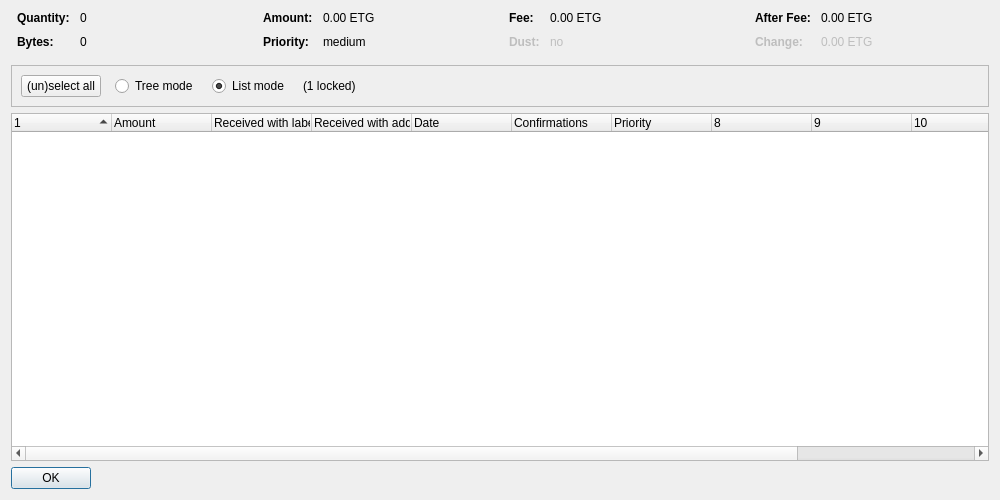
<?xml version="1.0" encoding="UTF-8"?>
<ui version="4.0">
 <class>CoinControlDialog</class>
 <widget class="QDialog" name="CoinControlDialog">
  <property name="geometry">
   <rect>
    <x>0</x>
    <y>0</y>
    <width>1000</width>
    <height>500</height>
   </rect>
  </property>
  <property name="windowTitle">
   <string>Coin Selection</string>
  </property>
  <layout class="QVBoxLayout" name="verticalLayout">
   <item>
    <layout class="QHBoxLayout" name="horizontalLayoutTop" stretch="0,0,0,0">
     <property name="topMargin">
      <number>0</number>
     </property>
     <property name="bottomMargin">
      <number>10</number>
     </property>
     <item>
      <layout class="QFormLayout" name="formLayoutCoinControl1">
       <property name="horizontalSpacing">
        <number>10</number>
       </property>
       <property name="verticalSpacing">
        <number>10</number>
       </property>
       <property name="leftMargin">
        <number>6</number>
       </property>
       <property name="rightMargin">
        <number>6</number>
       </property>
       <item row="0" column="0">
        <widget class="QLabel" name="labelCoinControlQuantityText">
         <property name="font">
          <font>
           <weight>75</weight>
           <bold>true</bold>
          </font>
         </property>
         <property name="text">
          <string>Quantity:</string>
         </property>
        </widget>
       </item>
       <item row="0" column="1">
        <widget class="QLabel" name="labelCoinControlQuantity">
         <property name="cursor">
          <cursorShape>IBeamCursor</cursorShape>
         </property>
         <property name="contextMenuPolicy">
          <enum>Qt::ActionsContextMenu</enum>
         </property>
         <property name="text">
          <string notr="true">0</string>
         </property>
         <property name="textInteractionFlags">
          <set>Qt::LinksAccessibleByMouse|Qt::TextSelectableByKeyboard|Qt::TextSelectableByMouse</set>
         </property>
        </widget>
       </item>
       <item row="1" column="0">
        <widget class="QLabel" name="labelCoinControlBytesText">
         <property name="font">
          <font>
           <weight>75</weight>
           <bold>true</bold>
          </font>
         </property>
         <property name="text">
          <string>Bytes:</string>
         </property>
        </widget>
       </item>
       <item row="1" column="1">
        <widget class="QLabel" name="labelCoinControlBytes">
         <property name="cursor">
          <cursorShape>IBeamCursor</cursorShape>
         </property>
         <property name="contextMenuPolicy">
          <enum>Qt::ActionsContextMenu</enum>
         </property>
         <property name="text">
          <string notr="true">0</string>
         </property>
         <property name="textInteractionFlags">
          <set>Qt::LinksAccessibleByMouse|Qt::TextSelectableByKeyboard|Qt::TextSelectableByMouse</set>
         </property>
        </widget>
       </item>
      </layout>
     </item>
     <item>
      <layout class="QFormLayout" name="formLayoutCoinControl2">
       <property name="horizontalSpacing">
        <number>10</number>
       </property>
       <property name="verticalSpacing">
        <number>10</number>
       </property>
       <property name="leftMargin">
        <number>6</number>
       </property>
       <property name="rightMargin">
        <number>6</number>
       </property>
       <item row="0" column="0">
        <widget class="QLabel" name="labelCoinControlAmountText">
         <property name="font">
          <font>
           <weight>75</weight>
           <bold>true</bold>
          </font>
         </property>
         <property name="text">
          <string>Amount:</string>
         </property>
        </widget>
       </item>
       <item row="0" column="1">
        <widget class="QLabel" name="labelCoinControlAmount">
         <property name="cursor">
          <cursorShape>IBeamCursor</cursorShape>
         </property>
         <property name="contextMenuPolicy">
          <enum>Qt::ActionsContextMenu</enum>
         </property>
         <property name="text">
          <string notr="true">0.00 ETG</string>
         </property>
         <property name="textInteractionFlags">
          <set>Qt::LinksAccessibleByMouse|Qt::TextSelectableByKeyboard|Qt::TextSelectableByMouse</set>
         </property>
        </widget>
       </item>
       <item row="1" column="0">
        <widget class="QLabel" name="labelCoinControlPriorityText">
         <property name="font">
          <font>
           <weight>75</weight>
           <bold>true</bold>
          </font>
         </property>
         <property name="text">
          <string>Priority:</string>
         </property>
        </widget>
       </item>
       <item row="1" column="1">
        <widget class="QLabel" name="labelCoinControlPriority">
         <property name="cursor">
          <cursorShape>IBeamCursor</cursorShape>
         </property>
         <property name="contextMenuPolicy">
          <enum>Qt::ActionsContextMenu</enum>
         </property>
         <property name="text">
          <string notr="true">medium</string>
         </property>
         <property name="textInteractionFlags">
          <set>Qt::LinksAccessibleByMouse|Qt::TextSelectableByKeyboard|Qt::TextSelectableByMouse</set>
         </property>
        </widget>
       </item>
      </layout>
     </item>
     <item>
      <layout class="QFormLayout" name="formLayoutCoinControl3">
       <property name="horizontalSpacing">
        <number>10</number>
       </property>
       <property name="verticalSpacing">
        <number>10</number>
       </property>
       <property name="leftMargin">
        <number>6</number>
       </property>
       <property name="rightMargin">
        <number>6</number>
       </property>
       <item row="0" column="0">
        <widget class="QLabel" name="labelCoinControlFeeText">
         <property name="font">
          <font>
           <weight>75</weight>
           <bold>true</bold>
          </font>
         </property>
         <property name="text">
          <string>Fee:</string>
         </property>
        </widget>
       </item>
       <item row="0" column="1">
        <widget class="QLabel" name="labelCoinControlFee">
         <property name="cursor">
          <cursorShape>IBeamCursor</cursorShape>
         </property>
         <property name="contextMenuPolicy">
          <enum>Qt::ActionsContextMenu</enum>
         </property>
         <property name="text">
          <string notr="true">0.00 ETG</string>
         </property>
         <property name="textInteractionFlags">
          <set>Qt::LinksAccessibleByMouse|Qt::TextSelectableByKeyboard|Qt::TextSelectableByMouse</set>
         </property>
        </widget>
       </item>
       <item row="1" column="0">
        <widget class="QLabel" name="labelCoinControlLowOutputText">
         <property name="enabled">
          <bool>false</bool>
         </property>
         <property name="font">
          <font>
           <weight>75</weight>
           <bold>true</bold>
          </font>
         </property>
         <property name="text">
          <string>Dust:</string>
         </property>
        </widget>
       </item>
       <item row="1" column="1">
        <widget class="QLabel" name="labelCoinControlLowOutput">
         <property name="enabled">
          <bool>false</bool>
         </property>
         <property name="cursor">
          <cursorShape>IBeamCursor</cursorShape>
         </property>
         <property name="contextMenuPolicy">
          <enum>Qt::ActionsContextMenu</enum>
         </property>
         <property name="text">
          <string notr="true">no</string>
         </property>
         <property name="textInteractionFlags">
          <set>Qt::LinksAccessibleByMouse|Qt::TextSelectableByKeyboard|Qt::TextSelectableByMouse</set>
         </property>
        </widget>
       </item>
      </layout>
     </item>
     <item>
      <layout class="QFormLayout" name="formLayoutCoinControl4">
       <property name="horizontalSpacing">
        <number>10</number>
       </property>
       <property name="verticalSpacing">
        <number>10</number>
       </property>
       <property name="leftMargin">
        <number>6</number>
       </property>
       <property name="rightMargin">
        <number>6</number>
       </property>
       <item row="0" column="0">
        <widget class="QLabel" name="labelCoinControlAfterFeeText">
         <property name="font">
          <font>
           <weight>75</weight>
           <bold>true</bold>
          </font>
         </property>
         <property name="text">
          <string>After Fee:</string>
         </property>
        </widget>
       </item>
       <item row="0" column="1">
        <widget class="QLabel" name="labelCoinControlAfterFee">
         <property name="cursor">
          <cursorShape>IBeamCursor</cursorShape>
         </property>
         <property name="contextMenuPolicy">
          <enum>Qt::ActionsContextMenu</enum>
         </property>
         <property name="text">
          <string notr="true">0.00 ETG</string>
         </property>
         <property name="textInteractionFlags">
          <set>Qt::LinksAccessibleByMouse|Qt::TextSelectableByKeyboard|Qt::TextSelectableByMouse</set>
         </property>
        </widget>
       </item>
       <item row="1" column="0">
        <widget class="QLabel" name="labelCoinControlChangeText">
         <property name="enabled">
          <bool>false</bool>
         </property>
         <property name="font">
          <font>
           <weight>75</weight>
           <bold>true</bold>
          </font>
         </property>
         <property name="text">
          <string>Change:</string>
         </property>
        </widget>
       </item>
       <item row="1" column="1">
        <widget class="QLabel" name="labelCoinControlChange">
         <property name="enabled">
          <bool>false</bool>
         </property>
         <property name="cursor">
          <cursorShape>IBeamCursor</cursorShape>
         </property>
         <property name="contextMenuPolicy">
          <enum>Qt::ActionsContextMenu</enum>
         </property>
         <property name="text">
          <string notr="true">0.00 ETG</string>
         </property>
         <property name="textInteractionFlags">
          <set>Qt::LinksAccessibleByMouse|Qt::TextSelectableByKeyboard|Qt::TextSelectableByMouse</set>
         </property>
        </widget>
       </item>
      </layout>
     </item>
    </layout>
   </item>
   <item>
    <widget class="QFrame" name="frame">
     <property name="minimumSize">
      <size>
       <width>0</width>
       <height>40</height>
      </size>
     </property>
     <property name="frameShape">
      <enum>QFrame::StyledPanel</enum>
     </property>
     <property name="frameShadow">
      <enum>QFrame::Sunken</enum>
     </property>
     <layout class="QHBoxLayout" name="horizontalLayout">
      <item>
       <layout class="QHBoxLayout" name="horizontalLayoutPanel" stretch="0,0,0,0,0">
        <property name="spacing">
         <number>14</number>
        </property>
        <item>
         <widget class="QPushButton" name="pushButtonSelectAll">
          <property name="sizePolicy">
           <sizepolicy hsizetype="Maximum" vsizetype="Fixed">
            <horstretch>0</horstretch>
            <verstretch>0</verstretch>
           </sizepolicy>
          </property>
          <property name="text">
           <string>(un)select all</string>
          </property>
          <property name="autoDefault">
           <bool>false</bool>
          </property>
         </widget>
        </item>
        <item>
         <widget class="QRadioButton" name="radioTreeMode">
          <property name="sizePolicy">
           <sizepolicy hsizetype="Maximum" vsizetype="Fixed">
            <horstretch>0</horstretch>
            <verstretch>0</verstretch>
           </sizepolicy>
          </property>
          <property name="text">
           <string>Tree mode</string>
          </property>
         </widget>
        </item>
        <item>
         <widget class="QRadioButton" name="radioListMode">
          <property name="sizePolicy">
           <sizepolicy hsizetype="Maximum" vsizetype="Fixed">
            <horstretch>0</horstretch>
            <verstretch>0</verstretch>
           </sizepolicy>
          </property>
          <property name="text">
           <string>List mode</string>
          </property>
          <property name="checked">
           <bool>true</bool>
          </property>
         </widget>
        </item>
        <item>
         <widget class="QLabel" name="labelLocked">
          <property name="text">
           <string notr="true">(1 locked)</string>
          </property>
         </widget>
        </item>
        <item>
         <spacer name="horizontalSpacer">
          <property name="orientation">
           <enum>Qt::Horizontal</enum>
          </property>
          <property name="sizeHint" stdset="0">
           <size>
            <width>40</width>
            <height>20</height>
           </size>
          </property>
         </spacer>
        </item>
       </layout>
      </item>
     </layout>
    </widget>
   </item>
   <item>
    <widget class="CoinControlTreeWidget" name="treeWidget">
     <property name="contextMenuPolicy">
      <enum>Qt::CustomContextMenu</enum>
     </property>
     <property name="sortingEnabled">
      <bool>false</bool>
     </property>
     <property name="columnCount">
      <number>12</number>
     </property>
     <attribute name="headerShowSortIndicator" stdset="0">
      <bool>true</bool>
     </attribute>
     <attribute name="headerStretchLastSection">
      <bool>false</bool>
     </attribute>
     <column>
      <property name="text">
       <string/>
      </property>
     </column>
     <column>
      <property name="text">
       <string>Amount</string>
      </property>
     </column>
     <column>
      <property name="text">
       <string>Received with label</string>
      </property>
     </column>
     <column>
      <property name="text">
       <string>Received with address</string>
      </property>
     </column>
     <column>
      <property name="text">
       <string>Date</string>
      </property>
     </column>
     <column>
      <property name="text">
       <string>Confirmations</string>
      </property>
      <property name="toolTip">
       <string>Confirmed</string>
      </property>
     </column>
     <column>
      <property name="text">
       <string>Priority</string>
      </property>
     </column>
     <column>
      <property name="text">
       <string/>
      </property>
     </column>
     <column>
      <property name="text">
       <string/>
      </property>
     </column>
     <column>
      <property name="text">
       <string/>
      </property>
     </column>
     <column>
      <property name="text">
       <string/>
      </property>
     </column>
     <column>
      <property name="text">
       <string/>
      </property>
     </column>
    </widget>
   </item>
   <item>
    <widget class="QDialogButtonBox" name="buttonBox">
     <property name="sizePolicy">
      <sizepolicy hsizetype="Maximum" vsizetype="Fixed">
       <horstretch>0</horstretch>
       <verstretch>0</verstretch>
      </sizepolicy>
     </property>
     <property name="orientation">
      <enum>Qt::Horizontal</enum>
     </property>
     <property name="standardButtons">
      <set>QDialogButtonBox::Ok</set>
     </property>
    </widget>
   </item>
  </layout>
 </widget>
 <customwidgets>
  <customwidget>
   <class>CoinControlTreeWidget</class>
   <extends>QTreeWidget</extends>
   <header>coincontroltreewidget.h</header>
  </customwidget>
 </customwidgets>
 <resources/>
 <connections/>
</ui>
